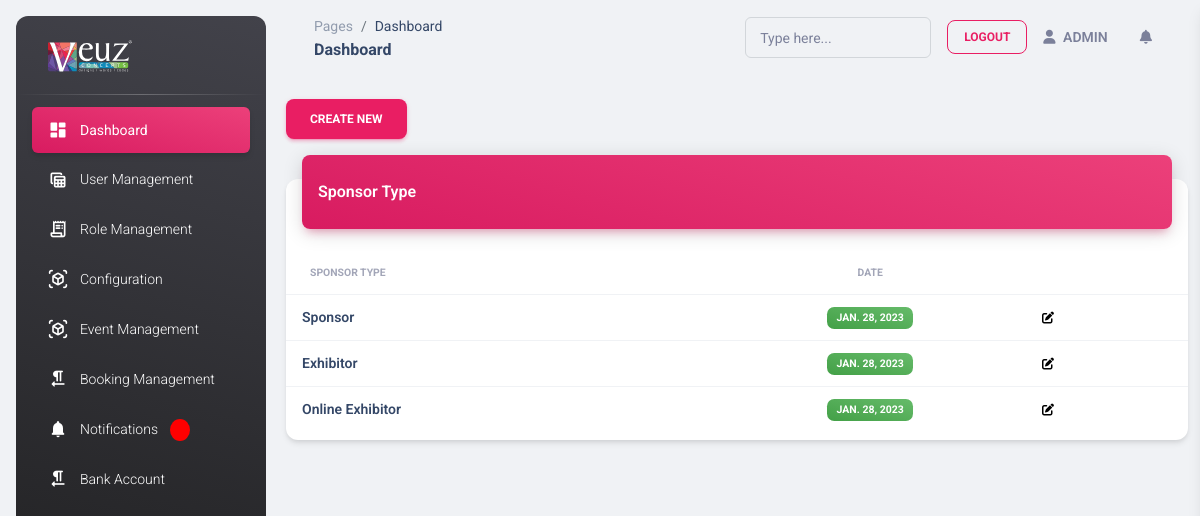
The page /sponsor_type (signed in) on the database its author committed.
### myapp/models.py (models this page shows)
class common(models.Model):  # COMM0N
    dt = models.DateField(auto_now=True)
    tm = models.TimeField(auto_now=True)
    updated = models.DateTimeField(default=timezone.now)
    status = models.CharField(max_length=255, null=True)
    created_by = models.ForeignKey(User,on_delete=models.CASCADE,related_name="%(app_label)s_%(class)s_ownership", null=True)
    class Meta:
        abstract = True

class Sponsor_Type(common):
    company_id = models.ForeignKey(company_Master,related_name='Sponsor_Type_company_id',null=True,on_delete=models.CASCADE)
    sponsor_type = models.CharField(max_length=25,null=True)

### myapp/views.py (the view)
# urls.py: path('sponsor_type',views.sponsor_type,name='sponsor_type'),
def sponsor_type(request):
    user_data = company_User.objects.get(auth_user=request.user)
    company_id = user_data.company_id.id
    data = Sponsor_Type.objects.filter(company_id_id=company_id)
    context = {
        'data':data
    }
    return render(request,'sponsor_type.html',context)

### myapp/templatetags/nav.py (called while the page is built)
@register.filter(name='get_nav_name')
def get_nav_name(value,args):
    data = User.objects.get(id=value.id)
    return data.is_superuser

@register.filter(name='notification_count')
def notification_count(value,args):
    data = User.objects.get(id=value.id)
    if data.is_superuser == True:
        data = notification.objects.filter(read_status=False).count()
        return data
        pass
    return ''

### myapp/templates/sponsor_type.html (shortened to what this page needs)
{% extends 'base.html' %}
{% load static %}
{% block content %}
<a href="{% url 'create_sponsor_type' %}">
    <button type="button" class="btn btn-primary" data-toggle="modal" data-target="#exampleModal">
        Create New
      </button>
</a>
<div class="row">
    <div class="col-12">
      <div class="card my-4">
        <div class="card-header p-0 position-relative mt-n4 mx-3 z-index-2">
          <div class="bg-gradient-primary shadow-primary border-radius-lg pt-4 pb-3">
            <h6 class="text-white text-capitalize ps-3">Sponsor Type</h6>
          </div>
        </div>
        <div class="card-body px-0 pb-2">
          <div class="table-responsive p-0">
            <table class="table align-items-center mb-0">
              <thead>
                <tr>
                  <th class="text-uppercase text-secondary text-xxs font-weight-bolder opacity-7">Sponsor Type</th>
                  <th class="text-center text-uppercase text-secondary text-xxs font-weight-bolder opacity-7">Date</th>
                  <th class="text-secondary opacity-7"></th>
                </tr>
              </thead>
              <tbody>
                {% for i in data %}
                <tr>
                  <td>
                    <div class="d-flex px-2 py-1">
                      <div class="d-flex flex-column justify-content-center">
                        <h6 class="mb-0 text-sm">{{i.sponsor_type}}</h6>
                      </div>
                    </div>
                  </td>
                  <td class="align-middle text-center text-sm">
                    <span class="badge badge-sm bg-gradient-success">{{i.dt}}</span>
                  </td>
                  <td class="align-middle">
                    <a href="{% url 'edit_sponsor_type' pk=i.id %}" class="text-secondary font-weight-bold text-xs" data-toggle="tooltip" data-original-title="Edit user">
                      <i style="color: black;" class="fas fa-edit"></i>
                    </a>
                  </td>
                </tr>
                {% endfor %}
              </tbody>
            </table>
          </div>
        </div>
      </div>
    </div>
  </div>
{% endblock %}

### rows shown on the page
Sponsor_Type: sponsor_type "Sponsor", dt "JAN. 28, 2023"
Sponsor_Type: sponsor_type "Exhibitor", dt "JAN. 28, 2023"
Sponsor_Type: sponsor_type "Online Exhibitor", dt "JAN. 28, 2023"
